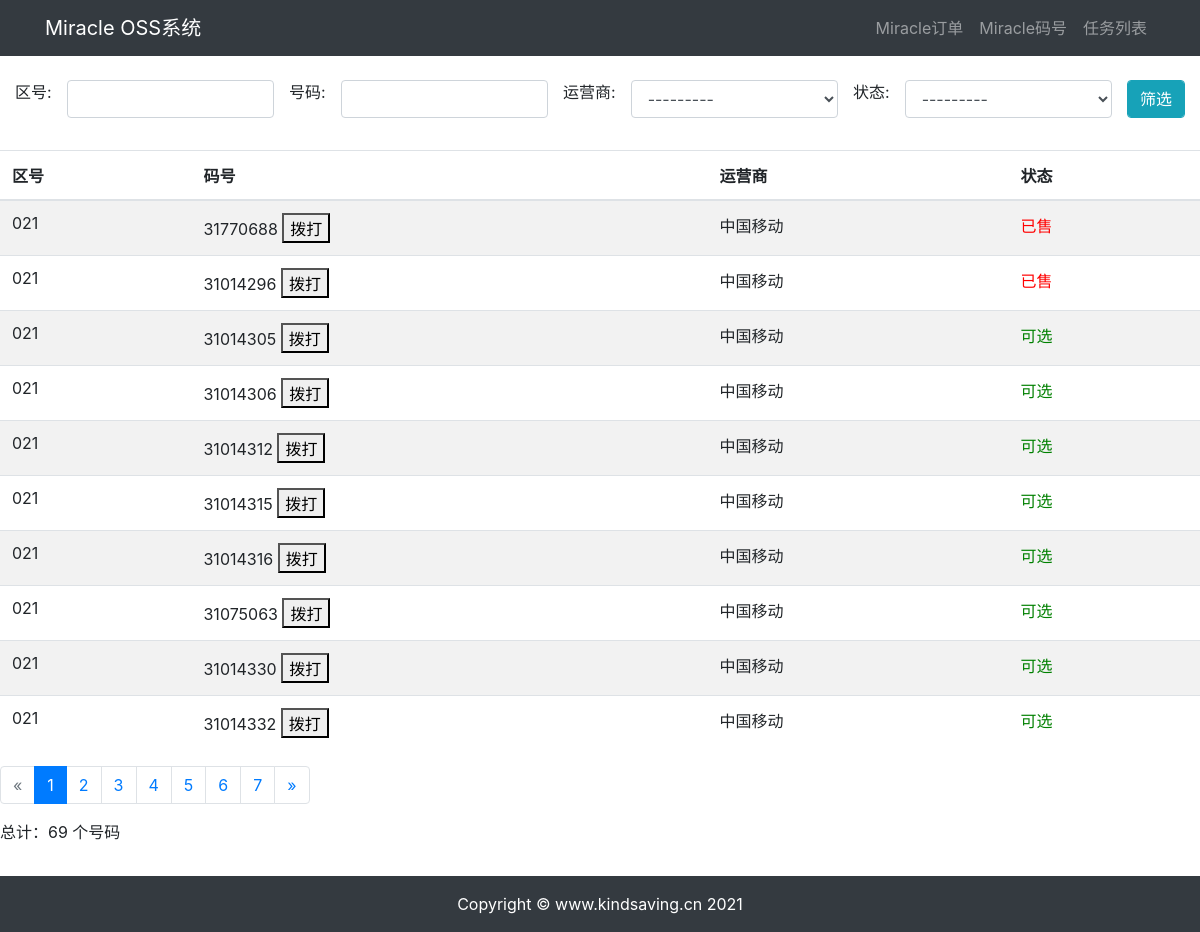
/Miracle/MiracleNumber/, run on the app's committed database.
### Miracle/models.py (models this page shows)
class MiracleNumber(models.Model):
    OPERATORS = (
        ('中国电信', '中国电信'),
        ('中国联通', '中国联通'),
        ('中国移动', '中国移动'),
        ('中国铁通', '中国铁通'),
    )
    STATUSS = (
        ('可选', '可选'),
        ('锁定', '锁定'),
        ('已售', '已售'),
    )
    Zip = models.CharField(max_length=4, default='021', verbose_name='区号')
    Number = models.IntegerField(verbose_name='固话号码')
    Operator = models.CharField(max_length=12, verbose_name='运营商', choices=OPERATORS)
    Status = models.CharField(max_length=8, verbose_name='状态', default='可选', choices=STATUSS)
    Organize =models.CharField(max_length=30,default=' ',verbose_name='客户名称')
    def colored_Status(self):
        if self.Status == '可选':
            color_code = 'green'
        elif self.Status == '锁定':
            color_code = 'orange'
        else:
            color_code = 'red'
        return format_html(
            '<span style="color: {};">{}</span>',
            color_code,
            self.Status,
        )
    colored_Status.short_description = u"状态"
    class Meta:
        unique_together = (("Zip", "Number"),)
        verbose_name_plural = 'Miracle码号'

### Miracle/views.py (the view)
# urls.py: path('Miracle/MiracleNumber/',MiracleViews.MiracleNumber_search,name='MiracleNumber_search'),
def MiracleNumber_search(request):
    f = MiracleNumberFilter(request.GET,queryset=MiracleNumber.objects.all())
    paginator = Paginator(f.qs, 10)
    page = request.GET.get('page')
    page_obj = paginator.get_page(page)
    context = {'page_obj': page_obj, 'paginator': paginator,
               'is_paginated': True, 'filter': f, }
    return render(request,'MiracleNumber_filter.html',context)

### Miracle/templates/MiracleNumber_filter.html (shortened to what this page needs)
{% extends "base.html" %}
{% block content %}
{% load widget_tweaks %}
<br>
<div class="well justify-content-center">
    <form action="" role="search" method="get">
        <div class="input-group col-md-12 align-self-center">
    {% with form=filter.form %}
            {% for field in form.visible_fields %}
            <div ,class="form-group col align-self-center">
                {{ field.label_tag }}
            </div>
            <div class="form-group col align-self-center">
                  {% render_field field class="form-control" %}
            </div>
    {% endfor %}
           <span class="input-group-btn">
                <button class="btn btn-info form-control" type="submit" value="submit">筛选</button>
            </span>
        </div>
    {% endwith %}
    </form>
</div>
{% if is_paginated %}
<table class="table table-striped">
    <thead>
        <tr>
            <th>区号</th>
            <th>码号</th>
            <th>运营商</th>
            <th>状态</th>
        </tr>
    </thead>
    <tbody>
{% for Number in page_obj %}
        <tr>
            <td>
{{ Number.Zip }}
            </td>
            <td>
                {{ Number.Number}} <button onclick="makecall($(parentNode.firstChild).text())">拨打</button>
            </td>
            <td>
{{ Number.Operator }}
            </td>
            {% if Number.Status == "已售" %}
            <td style="color: red">
            {%elif Number.Status == "锁定" %}
            <td style="color: orange">
            {%elif Number.Status == "可选" %}
            <td style="color: green">
            {% else %}
            <td>
            {%endif%}
{{ Number.Status }}
            </td>
{% endfor %}
        </tr>
    </tbody>
</table>
{% else %}
<p>There are no Numbers yet.</p>
{% endif %}
{% if is_paginated %}
     <ul class="pagination">
{% if page_obj.has_previous %}
         <li class="page-item"><a class="page-link" href="?page={{page_obj.previous_page_number}}">&laquo;</a></li>
{% else %}
         <li class="page-item disabled"><span class="page-link">&laquo;</span></li>
{% endif %}
         {% for i in paginator.page_range %}
         {% if page_obj.number == i %}
         <li class="page-item active"><span class="page-link"> {{ i }} <span class="sr-only">(current)</span></span></li>
{% else %}
               <li class="page-item"><a class="page-link" href="?page={{ i }}">{{ i }}</a></li>
{% endif %}
         {% endfor %}
         {% if page_obj.has_next %}
         <li class="page-item"><a class="page-link" href="?page={{ page_obj.next_page_number }}">&raquo;</a></li>
{% else %}
         <li class="page-item disabled"><span class="page-link">&raquo;</span></li>
{% endif %}
     </ul>
{% endif %}
<p>总计：{{filter.qs.count}} 个号码</p>
{% endblock content %}

### data on the page
MiracleNumber: Zip "021", Number "31770688", Operator "中国移动", Status "已售"
MiracleNumber: Zip "021", Number "31014296", Operator "中国移动", Status "已售"
MiracleNumber: Zip "021", Number "31014305", Operator "中国移动", Status "可选"
MiracleNumber: Zip "021", Number "31014306", Operator "中国移动", Status "可选"
MiracleNumber: Zip "021", Number "31014312", Operator "中国移动", Status "可选"
MiracleNumber: Zip "021", Number "31014315", Operator "中国移动", Status "可选"
MiracleNumber: Zip "021", Number "31014316", Operator "中国移动", Status "可选"
MiracleNumber: Zip "021", Number "31075063", Operator "中国移动", Status "可选"
MiracleNumber: Zip "021", Number "31014330", Operator "中国移动", Status "可选"
MiracleNumber: Zip "021", Number "31014332", Operator "中国移动", Status "可选"

### other printed values
{{ field.label_tag }} "区号:" "号码:" "运营商:" "状态:"
{{ i }} "1"
{{ i }} "2" "3" "4" "5" "6" "7"
{{ filter.qs.count }} "69"
